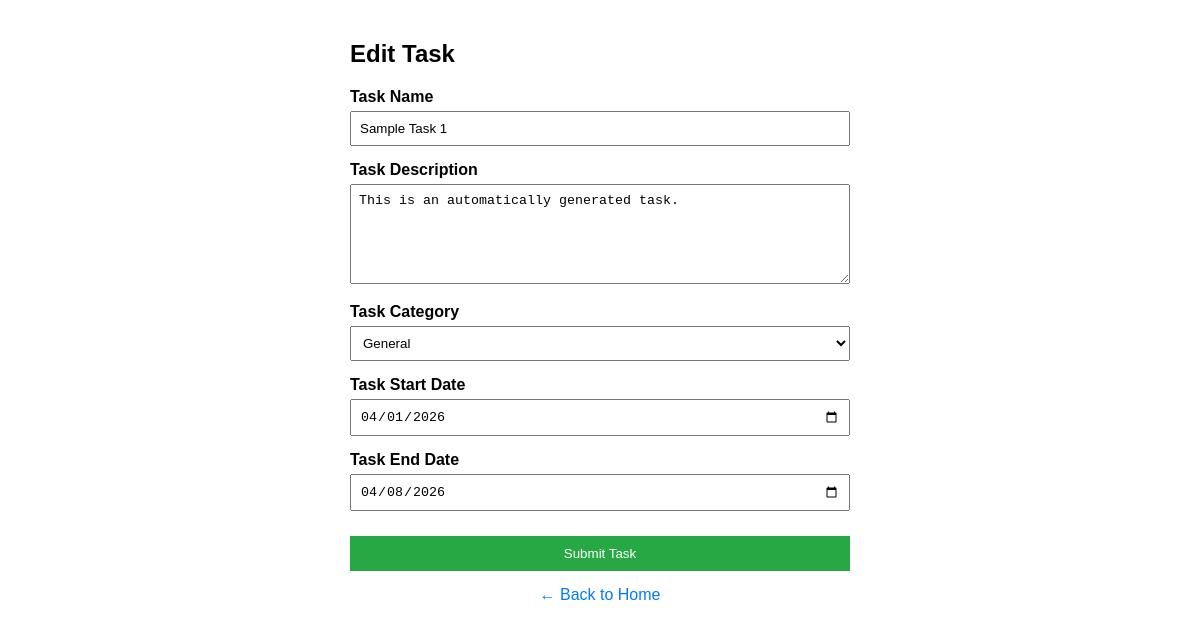
The app's page /task?task_id=1 (signed in) with its own data.
### main.py (models this page shows)
class Task(Base):
    __tablename__ = "tasks"
    id = Column(Integer, primary_key=True, index=True)
    user_id = Column(Integer, ForeignKey("users.id"))
    name = Column(String)
    description = Column(Text)
    start_date = Column(Date)
    end_date = Column(Date)
    category = Column(String)

### main.py (the view)
@app.get("/task", response_class=HTMLResponse)
async def task_page(request: Request, task_id: int = None, db: Session = Depends(get_db)):
    user = get_current_user(request, db)
    if not user:
        return RedirectResponse(url="/", status_code=302)
    task = None
    if task_id:
        task = db.query(Task).filter(Task.id == task_id, Task.user_id == user.id).first()
    return templates.TemplateResponse(request=request, name="task.html", context={"user": user, "task": task})

### templates/task.html (shortened to what this page needs)
<!DOCTYPE html>
<html>
<head>
</head>
<body>
    <h2>{% if task %}Edit Task{% else %}Add New Task{% endif %}</h2>
    <form action="/task" method="post">
        <div class="form-group">
            <label>Task Name</label>
            <input type="text" name="name" required value="{{ task.name if task else '' }}">
        </div>
        <div class="form-group">
            <label>Task Description</label>
            <textarea name="description" required>{{ task.description if task else '' }}</textarea>
        </div>
        <div class="form-group">
            <label>Task Category</label>
            <select name="category">
                <option value="general" {% if task and task.category == 'general' %}selected{% endif %}>General</option>
            </select>
        </div>
        <div class="form-group">
            <label>Task Start Date</label>
            <input type="date" name="start_date" required value="{{ task.start_date if task else '' }}">
        </div>
        <div class="form-group">
            <label>Task End Date</label>
            <input type="date" name="end_date" required value="{{ task.end_date if task else '' }}">
        </div>
        <button type="submit" class="btn">Submit Task</button>
    </form>
    <a href="/home" class="back-link">← Back to Home</a>
</body>
</html>

### templates/task.html (style rules this page uses)
body { font-family: Arial, sans-serif; padding: 20px; max-width: 500px; margin: auto; }
.form-group { margin-bottom: 15px; }
label { display: block; margin-bottom: 5px; font-weight: bold; }
input[type="text"], input[type="date"], textarea, select { width: 100%; padding: 8px; box-sizing: border-box; }
textarea { height: 100px; resize: vertical; }
.btn { padding: 10px 20px; background: #28a745; color: white; border: none; cursor: pointer; width: 100%; margin-top: 10px; }
.back-link { display: block; margin-top: 15px; text-align: center; text-decoration: none; color: #007BFF; }

### records on screen
Task: name "Sample Task 1", description "This is an automatically generated task.", category "General", start_date "04/01/2026", end_date "04/08/2026"
